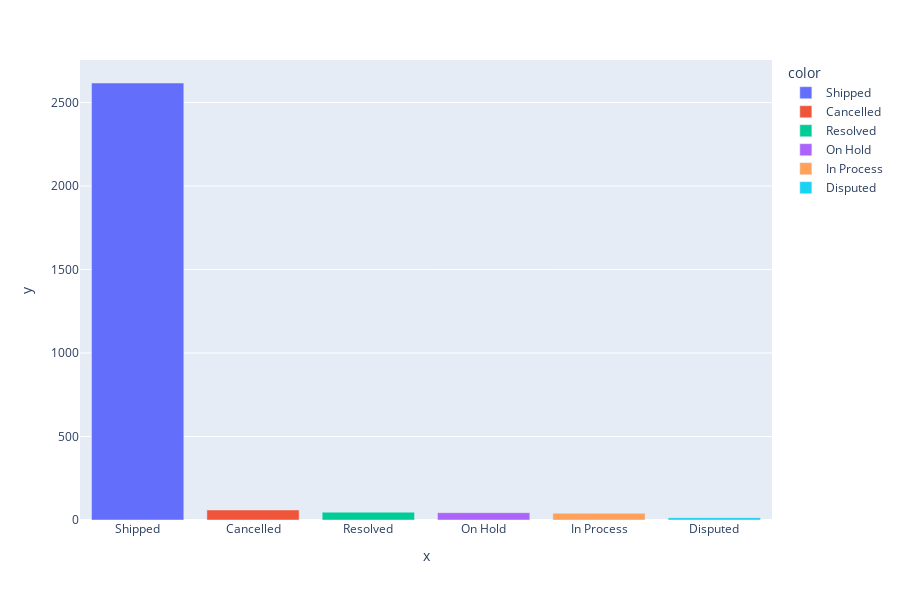

This figure's notebook cell:
### Code cell
barplot_visualization('STATUS')

### Figure 1 — Plotly figure (JSON) as saved in the notebook; plotly's stock layout.template omitted (floating-point values rounded to 4 significant figures)
{"data": [{"alignmentgroup": "True", "hovertemplate": "color=Shipped<br>x=%{x}<br>y=%{y}<extra></extra>", "legendgroup": "Shipped", "marker": {"color": "#636efa"}, "name": "Shipped", "offsetgroup": "Shipped", "orientation": "v", "showlegend": true, "textposition": "auto", "type": "bar", "x": ["Shipped"], "xaxis": "x", "y": [2617], "yaxis": "y"}, {"alignmentgroup": "True", "hovertemplate": "color=Cancelled<br>x=%{x}<br>y=%{y}<extra></extra>", "legendgroup": "Cancelled", "marker": {"color": "#EF553B"}, "name": "Cancelled", "offsetgroup": "Cancelled", "orientation": "v", "showlegend": true, "textposition": "auto", "type": "bar", "x": ["Cancelled"], "xaxis": "x", "y": [60], "yaxis": "y"}, {"alignmentgroup": "True", "hovertemplate": "color=Resolved<br>x=%{x}<br>y=%{y}<extra></extra>", "legendgroup": "Resolved", "marker": {"color": "#00cc96"}, "name": "Resolved", "offsetgroup": "Resolved", "orientation": "v", "showlegend": true, "textposition": "auto", "type": "bar", "x": ["Resolved"], "xaxis": "x", "y": [47], "yaxis": "y"}, {"alignmentgroup": "True", "hovertemplate": "color=On Hold<br>x=%{x}<br>y=%{y}<extra></extra>", "legendgroup": "On Hold", "marker": {"color": "#ab63fa"}, "name": "On Hold", "offsetgroup": "On Hold", "orientation": "v", "showlegend": true, "textposition": "auto", "type": "bar", "x": ["On Hold"], "xaxis": "x", "y": [44], "yaxis": "y"}, {"alignmentgroup": "True", "hovertemplate": "color=In Process<br>x=%{x}<br>y=%{y}<extra></extra>", "legendgroup": "In Process", "marker": {"color": "#FFA15A"}, "name": "In Process", "offsetgroup": "In Process", "orientation": "v", "showlegend": true, "textposition": "auto", "type": "bar", "x": ["In Process"], "xaxis": "x", "y": [41], "yaxis": "y"}, {"alignmentgroup": "True", "hovertemplate": "color=Disputed<br>x=%{x}<br>y=%{y}<extra></extra>", "legendgroup": "Disputed", "marker": {"color": "#19d3f3"}, "name": "Disputed", "offsetgroup": "Disputed", "orientation": "v", "showlegend": true, "textposition": "auto", "type": "bar", "x": ["Disputed"], "xaxis": "x", "y": [14], "yaxis": "y"}], "layout": {"barmode": "relative", "height": 600, "legend": {"title": {"text": "color"}, "tracegroupgap": 0}, "margin": {"t": 60}, "xaxis": {"anchor": "y", "domain": [0, 1], "title": {"text": "x"}}, "yaxis": {"anchor": "x", "domain": [0, 1], "title": {"text": "y"}}}}
